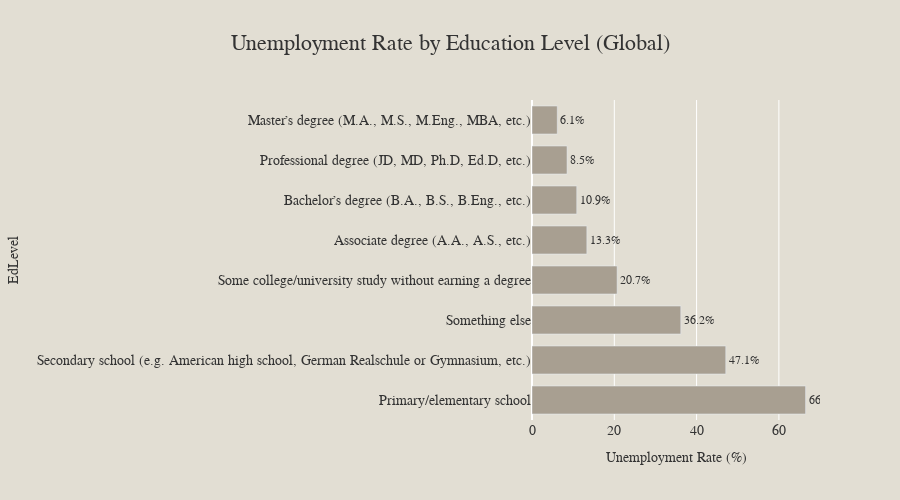

This figure's notebook cell:
### Code cell
# Unemployment Rate by Education Level (Global)

# --- Interactive Unemployment Rate Chart by Education Level using Plotly ---

import plotly.express as px

# Group and calculate unemployment rate as before
edlevel_counts = df.groupby('EdLevel').agg(
    total=('Employed', 'count'),
    unemployed=('Employed', lambda x: (x == 0).sum())
).reset_index()
edlevel_counts['Unemployment Rate (%)'] = 100 * edlevel_counts['unemployed'] / edlevel_counts['total']
edlevel_counts = edlevel_counts.sort_values('Unemployment Rate (%)', ascending=False)


# Define custom colors to match my website's palette
custom_bar_color = '#A89F91'  # Taupe/gray
background_color = '#E2DED3'  # Soft beige
font_color = '#333333'        # Dark gray for text

# Create the bar chart
fig = px.bar(
    edlevel_counts,
    x='Unemployment Rate (%)',
    y='EdLevel',
    orientation='h',
    color_discrete_sequence=[custom_bar_color],
    hover_data=['total', 'unemployed'],
    title='Unemployment Rate by Education Level (Global)',
    text='Unemployment Rate (%)'
)


# Update layout for better appearance
fig.update_traces(
    texttemplate='%{text:,.1f}%',
    textposition='outside',
    textfont=dict(size=12, color=font_color)
)
fig.update_layout(
    yaxis=dict(automargin=True, tickfont=dict(size=14, color=font_color)),
    xaxis=dict(tickfont=dict(size=14, color=font_color), title='Unemployment Rate (%)'),
    title=dict(x=0.5, font=dict(size=22, color=font_color)),
    plot_bgcolor=background_color,
    paper_bgcolor=background_color,
    bargap=0.3,
    coloraxis_showscale=False,
    height=500,
    font=dict(family='Arial, sans-serif', color=font_color)
)

# Show the interactive chart in the notebook
fig.show()
html_str = fig.to_html(full_html=False, include_plotlyjs='cdn')

# Save the snippet to a file
with open("unemployment_rate_by_education_level.html", "w") as f:
    f.write(html_str)

### Figure 1 — Plotly figure (JSON) as saved in the notebook; plotly's stock layout.template omitted (floating-point values rounded to 4 significant figures)
{"data": [{"customdata": [[1146, 762], [5793, 2728], [932, 337], [7651, 1583], [1793, 239], [24942, 2713], [2970, 253], [15557, 956]], "hovertemplate": "Unemployment Rate (%)=%{text}<br>EdLevel=%{y}<br>total=%{customdata[0]}<br>unemployed=%{customdata[1]}<extra></extra>", "legendgroup": "", "marker": {"color": "#A89F91", "pattern": {"shape": ""}}, "name": "", "orientation": "h", "showlegend": false, "text": [66.49, 47.09, 36.16, 20.69, 13.33, 10.88, 8.519, 6.145], "textfont": {"color": "#333333", "size": 12}, "textposition": "outside", "texttemplate": "%{text:,.1f}%", "type": "bar", "x": [66.49, 47.09, 36.16, 20.69, 13.33, 10.88, 8.519, 6.145], "xaxis": "x", "y": ["Primary/elementary school", "Secondary school (e.g. American high school, German Realschule or Gymnasium, etc.)", "Something else", "Some college/university study without earning a degree", "Associate degree (A.A., A.S., etc.)", "Bachelor’s degree (B.A., B.S., B.Eng., etc.)", "Professional degree (JD, MD, Ph.D, Ed.D, etc.)", "Master’s degree (M.A., M.S., M.Eng., MBA, etc.)"], "yaxis": "y"}], "layout": {"bargap": 0.3, "barmode": "relative", "coloraxis": {"showscale": false}, "font": {"color": "#333333", "family": "Arial, sans-serif"}, "height": 500, "legend": {"tracegroupgap": 0}, "paper_bgcolor": "#E2DED3", "plot_bgcolor": "#E2DED3", "title": {"font": {"color": "#333333", "size": 22}, "text": "Unemployment Rate by Education Level (Global)", "x": 0.5}, "xaxis": {"anchor": "y", "domain": [0, 1], "tickfont": {"color": "#333333", "size": 14}, "title": {"text": "Unemployment Rate (%)"}}, "yaxis": {"anchor": "x", "automargin": true, "domain": [0, 1], "tickfont": {"color": "#333333", "size": 14}, "title": {"text": "EdLevel"}}}}
